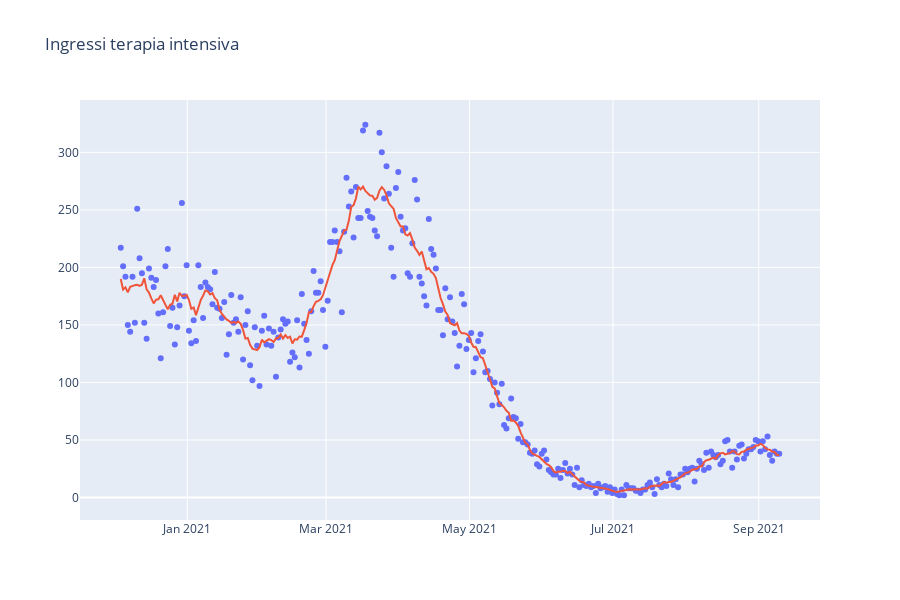

The notebook cell saved with this chart:
### Code cell
valid_ingressi_TI=[v for v in trend['ingressi_terapia_intensiva']['Italia'] if not(np.isnan(v))]

fig = go.Figure()


fig.add_trace(go.Scatter(y=trend['ingressi_terapia_intensiva']['Italia'][-len(valid_ingressi_TI):],
                         x=giorni[-len(valid_ingressi_TI):],
                         mode='markers'))

fig.add_trace(go.Scatter(y=moving_function_rev1(trend['ingressi_terapia_intensiva']['Italia'][-len(valid_ingressi_TI):],np.mean,3,3),
                         x=giorni[-len(valid_ingressi_TI):]))

fig.update_layout(
    title="Ingressi terapia intensiva",
    autosize=False,
    showlegend=False,
    width=900,
    height=600
)

fig.show()

### Figure 1 — Plotly figure (JSON) as saved in the notebook; plotly's stock layout.template omitted (floating-point values rounded to 4 significant figures; data arrays with more than 128 entries replaced by an {"elided": "..."} marker saying what was removed)
{"data": [{"mode": "markers", "type": "scatter", "x": {"elided": "281 str values"}, "y": {"elided": "281 int values"}}, {"type": "scatter", "x": {"elided": "281 str values"}, "y": {"elided": "281 float values"}}], "layout": {"autosize": false, "height": 600, "showlegend": false, "title": {"text": "Ingressi terapia intensiva"}, "width": 900, "xaxis": {"autorange": true, "range": ["2020-11-16 09:08:44.8292", "2021-09-27 00:51:15.1708"], "type": "date"}, "yaxis": {"autorange": true, "range": [-19.51, 345.5], "type": "linear"}}}
